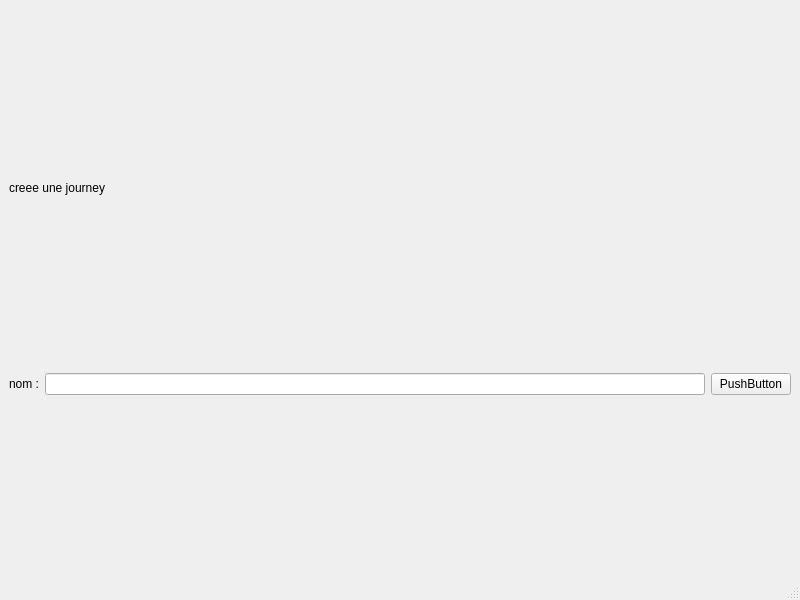
<?xml version="1.0" encoding="UTF-8"?>
<ui version="4.0">
 <class>MainWindow</class>
 <widget class="QMainWindow" name="MainWindow">
  <property name="geometry">
   <rect>
    <x>0</x>
    <y>0</y>
    <width>800</width>
    <height>600</height>
   </rect>
  </property>
  <property name="windowTitle">
   <string>MainWindow</string>
  </property>
  <widget class="QWidget" name="centralwidget">
   <layout class="QVBoxLayout" name="verticalLayout">
    <item>
     <widget class="QLabel" name="label">
      <property name="sizePolicy">
       <sizepolicy hsizetype="Preferred" vsizetype="Fixed">
        <horstretch>0</horstretch>
        <verstretch>0</verstretch>
       </sizepolicy>
      </property>
      <property name="text">
       <string>creee une journey </string>
      </property>
     </widget>
    </item>
    <item>
     <layout class="QHBoxLayout" name="horizontalLayout">
      <item>
       <widget class="QLabel" name="label_2">
        <property name="text">
         <string>nom :</string>
        </property>
       </widget>
      </item>
      <item>
       <widget class="QLineEdit" name="nom"/>
      </item>
      <item>
       <widget class="QPushButton" name="pushButton">
        <property name="text">
         <string>PushButton</string>
        </property>
       </widget>
      </item>
     </layout>
    </item>
   </layout>
  </widget>
  <widget class="QMenuBar" name="menubar">
   <property name="geometry">
    <rect>
     <x>0</x>
     <y>0</y>
     <width>800</width>
     <height>33</height>
    </rect>
   </property>
  </widget>
  <widget class="QStatusBar" name="statusbar"/>
 </widget>
 <resources/>
 <connections/>
</ui>
